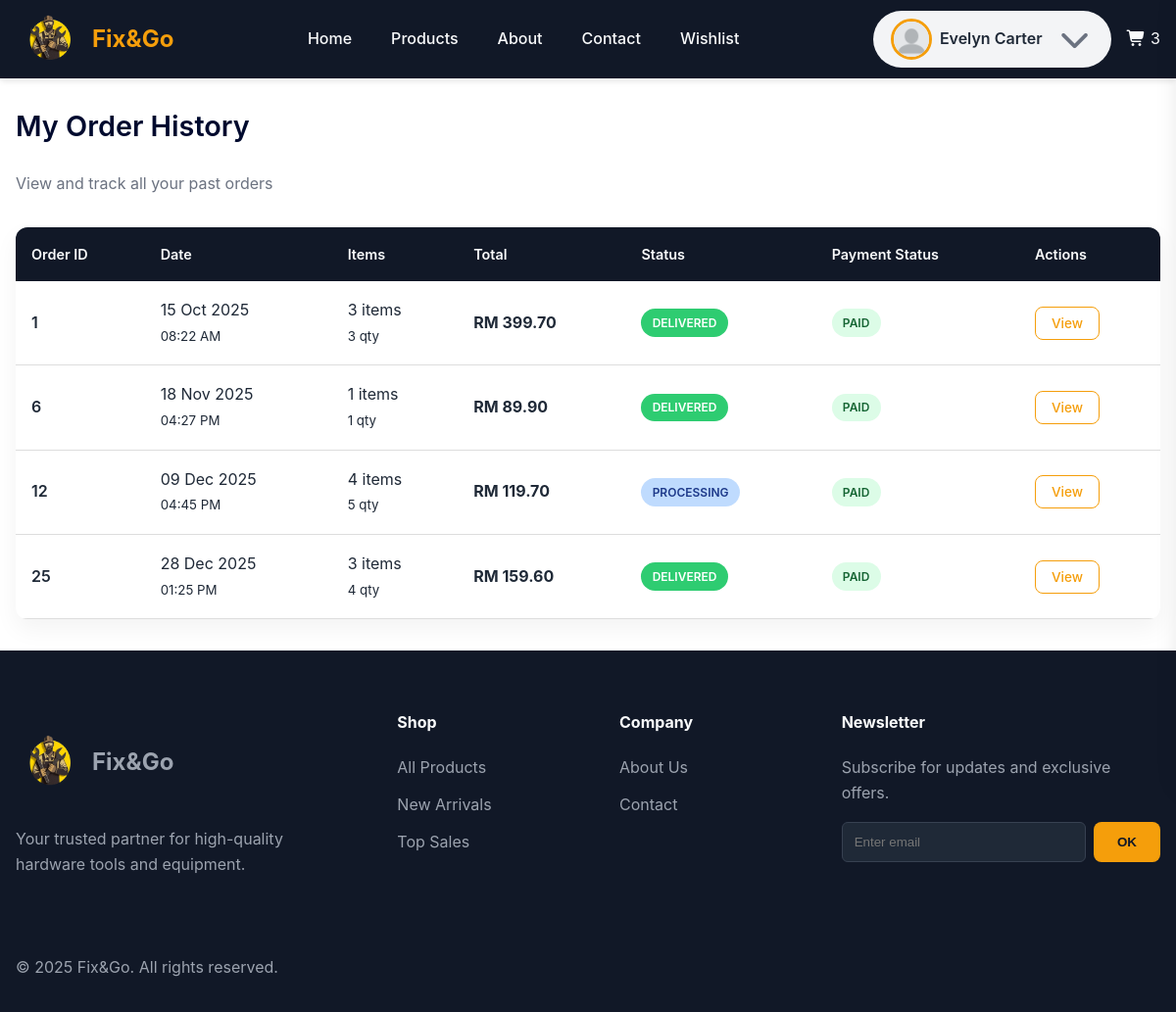
The page /pages/order/member-order-history.php (signed in) on the database as committed earlier.
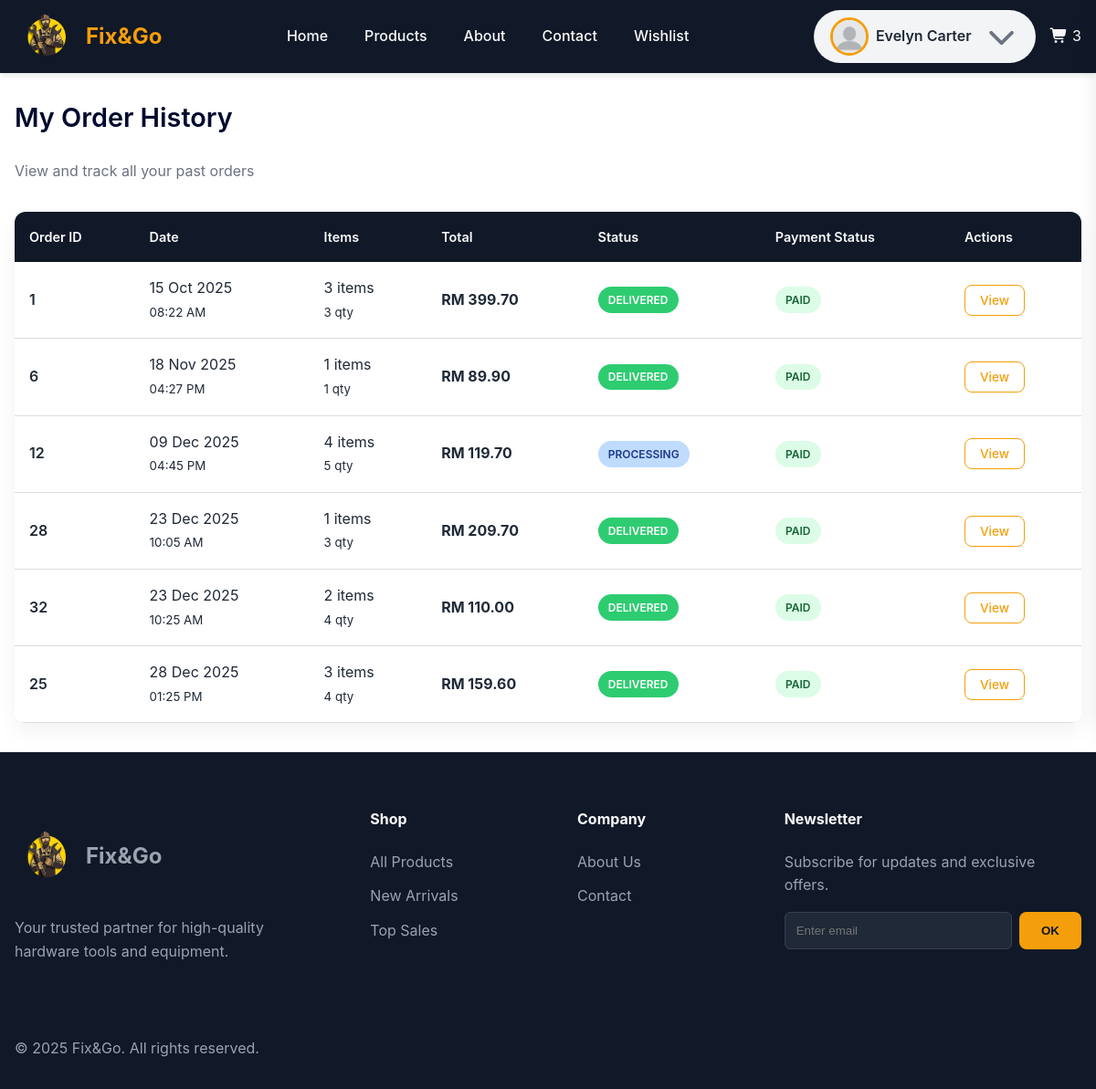
The same page on the database as committed later.
### tables this page shows
CREATE TABLE `orders` (
    `order_id` int(11) NOT NULL,
    `user_id` varchar(12) DEFAULT NULL,
    `order_at` timestamp NOT NULL DEFAULT current_timestamp(),
    `deliver_at` date DEFAULT NULL,
    `payment_status` enum(
        'Pending',
        'Paid',
        'Failed',
        'Refunded',
        'Redeemed'
    ) NOT NULL,
    `status` enum(
        'Pending',
        'Processing',
        'Shipping',
        'Delivered',
        'Cancelled'
    ) NOT NULL,
    `total_price` decimal(10, 2) NOT NULL,
    `utilize_point` tinyint(1) NOT NULL DEFAULT 0,
    `address_id` int(11) NOT NULL
);

### _base.php (called while the page is built, shortened)
<?php
$rootDir = 'http://' . $_SERVER['HTTP_HOST'];
$pathPrefix = (strpos($_SERVER['SCRIPT_NAME'], '/FixAndGo_Web') === 0) ? '/FixAndGo_Web' : '';
function homePageURL()
{
    global $rootDir;
    $homelink = $rootDir . "/index.php";
    if (temp('USER_ROLE') === 'Member') {
        $homelink = $rootDir . '/pages/member/memberHome.php';
    }
    return $homelink;
}
function temp($key, $value = null)
{
    if ($value !== null) {
        $_SESSION["temp_$key"] = $value;
    } else {
        $value = $_SESSION["temp_$key"] ?? null;
        return $value;
    }
}
$host = 'localhost';
$username = 'root';
$password = '';
$dbname = 'fixandgo_db';
try {
    $_db = new PDO("mysql:host=$host;dbname=$dbname", $username, $password, [
        PDO::ATTR_DEFAULT_FETCH_MODE => PDO::FETCH_OBJ,
        PDO::ATTR_EMULATE_PREPARES   => false,
    ]);
} catch (PDOException $err) {
    die("Connection failed: " . $err->getMessage());
}
function getUserProfilePicture($userId)
{
    global $_db;
    global $pathPrefix;
    $defaultPath = $pathPrefix . "/images/profile/default_profile_picture.webp";
    try {
        $stmt = $_db->prepare("SELECT file_path FROM profilepicture WHERE user_id = ?");
        $stmt->execute([$userId]);
        $result = $stmt->fetch();
        if ($result && isset($result->file_path) && !empty($result->file_path)) {
            $filePath = $result->file_path;
            if (substr($filePath, 0, 1) !== '/') {
                $filePath = '/' . $filePath;
            }
            return $filePath;
        }
    } catch (Exception $e) {
        error_log("Profile picture error for user $userId: " . $e->getMessage());
    }
    return $defaultPath;
}

### config/authorization.php (called while the page is built, shortened)
<?php
function enforce_authorization(): void
{
    global $rootDir, $pathPrefix;
    $role = temp('USER_ROLE') ?? 'Guest';
    $pathPrefix = $pathPrefix ?? '';
    if ($role === 'Member') {
        return;
    }
    exit();
}

### DAO/order-dao.php (called while the page is built, shortened)
<?php
function getMemberOrderHistory($id)
{
    global $_db;
    try {
        $sql = "SELECT
                    o.order_id,
                    DATE_FORMAT(o.order_at, '%d %b %Y') AS order_date,
                    DATE_FORMAT(o.order_at, '%h:%i %p') AS order_time,
                    o.total_price,
                    o.payment_status,
                    o.status,
                    MAX(p.payment_method) AS payment_method,
                    COUNT(DISTINCT oi.product_id) AS total_items,
                    SUM(oi.qty) AS total_quantity
                FROM orders o
                LEFT JOIN orderitem oi ON o.order_id = oi.order_id
                LEFT JOIN payment p ON o.order_id = p.order_id
                LEFT JOIN address a ON o.address_id = a.address_id
                WHERE o.user_id = ?
                GROUP BY o.order_id
                ORDER BY o.order_at ASC";
        $stmt = $_db->prepare($sql);
        $stmt->execute([$id]);
        return $stmt->fetchAll(PDO::FETCH_OBJ);
    } catch (PDOException $e) {
        error_log("Get Member Order History Error: " . $e->getMessage());
        return false;
    }
}

### controller/order-controller.php (called while the page is built, shortened)
<?php
require_once  __DIR__ . '/../_base.php';
require __DIR__ . '/../DAO/order-dao.php';
function getOrderHistoryMember($id)
{
    return getMemberOrderHistory($id);
}

### pages/order/member-order-history.php (the view, shortened to what this page needs)
<?php
require "../../_base.php";
include  "../../_head.php";
require '../../controller/order-controller.php';
$user_id = temp('USER_ID');
$orders = getOrderHistoryMember($user_id);
?>
<link rel="stylesheet" href="../../css/msg.css">
<link rel="stylesheet" href="../../css/member-order-history.css">
<main class="main-container member-orders">
    <div class="page-header">
        <h1 class="page-title">My Order History</h1>
        <p class="page-subtitle">View and track all your past orders</p>
    </div>
    <div class="table-container">
        <table class="orders-table">
            <thead>
                <tr>
                    <th>Order ID</th>
                    <th>Date</th>
                    <th>Items</th>
                    <th>Total</th>
                    <th>Status</th>
                    <th>Payment Status</th>
                    <th>Actions</th>
                </tr>
            </thead>
            <tbody>
                <?php if (!empty($orders) && is_array($orders)): ?>
                    <?php foreach ($orders as $order): ?>
                        <tr class="order-row">
                            <td class="order-id">
                                <?= htmlspecialchars($order->order_id) ?>
                            </td>
                            <td>
                                <?= htmlspecialchars($order->order_date) ?><br>
                                <small><?= htmlspecialchars($order->order_time) ?></small>
                            </td>
                            <td>
                                <?= (int)$order->total_items ?> items<br>
                                <small><?= (int)$order->total_quantity ?> qty</small>
                            </td>
                            <td class="price-total">
                                RM <?= number_format($order->total_price, 2) ?>
                            </td>
                            <td>
                                <span class="status <?= strtolower($order->status) ?>">
                                    <?= htmlspecialchars($order->status) ?>
                                </span>
                            </td>
                            <td>
                                <span class="status <?= strtolower($order->payment_status) ?>">
                                    <?= htmlspecialchars($order->payment_status) ?>
                                </span>
                            </td>
                            <td class="actions">
                                <a href="member-order-detail.php?id=<?= $order->order_id ?>"
                                    class="btn-view">View</a>
                            </td>
                        </tr>
                    <?php endforeach; ?>
                <?php endif; ?>
            </tbody>
        </table>
    </div>
</main>
<?php include '../../_foot.php'; ?>

### _head.php (shortened to what this page needs)
<?php
require_once __DIR__ . '/config/authorization.php';
?>
<!DOCTYPE html>
<html lang="en">
<head>
    <link rel="stylesheet" href="<?= $rootDir ?>/css/style.css">
    <link rel="stylesheet" href="<?= $rootDir ?>/css/responsive.css">
    <link rel="stylesheet" href="https://cdnjs.cloudflare.com/ajax/libs/font-awesome/7.0.1/css/all.min.css">
</head>
<body>
    <header>
        <div class="container flex justify-between">
            <a href="<?= homePageURL() ?>" class="logo" data-link="home">
                <img src="<?= $rootDir ?>/images/logo.png" alt="Logo" style="width: 70px; height: 90px;" />
                Fix&Go
            </a>
            <nav class="desktop-nav">
                <ul class="flex">
                    <li><a href="<?= homePageURL() ?>">Home</a></li>
                    <li><a href="<?= $rootDir ?>/pages/product/product-list.php">Products</a></li>
                    <li><a href="<?= $rootDir ?>/pages/guest/aboutUs.php">About</a></li>
                    <li><a href="<?= $rootDir ?>/pages/guest/contactUs.php">Contact</a></li>
                    <?php if (temp('USER_ID') && temp('USER_ID') !== 'Guest' && temp('USER_ROLE') === 'Member'): ?>
                        <li><a href="<?= $rootDir ?>/pages/member/wishlist.php">Wishlist</a></li>
                    <?php endif; ?>
                </ul>
            </nav>
            <div class="profile-wrapper">
                <?php if (temp('USER_ID')): ?>
                    <div class="profile-icon logged-in" id="profileIcon">
                        <img src="<?= $rootDir . getUserProfilePicture(temp('USER_ID')) ?>"
                            alt="Profile"
                            class="profile-picture" />
                        <span class="username"><?= htmlspecialchars(temp('USER_NAME') ?? 'User') ?></span>
                        <i class="fa-solid fa-chevron-down dropdown-arrow"></i>
                    </div>
                <?php endif; ?>
                <?php
                $current_page = basename($_SERVER['PHP_SELF']);
                $is_cart_page = ($current_page === 'cart.php');
                ?>
                <?php if (!$is_cart_page): ?>
                    <div class="cart-icon <?= $userRole ?>" id="cartIcon">
                        <i class="fa-solid fa-cart-shopping"></i>
                        <span class="cart-count" id="cartCount" data-count="<?= (int)$cart_count ?>">0</span>
                    </div>
                <?php endif; ?>
            </div>
    </header>
</body>

### _foot.php
<footer>
    <div class="container">
        <div class="footer-grid">
            <div class="footer-col">
                <a href="#" class="logo" style="margin-bottom: 1rem; display: flex;">
                    <img src="<?= $rootDir ?>/images/logo.png" alt="Logo" style="width: 70px; height: 100px;" />
                    Fix&Go
                </a>
                <p>Your trusted partner for high-quality hardware tools and equipment.</p>
            </div>
            <div class="footer-col">
                <h4>Shop</h4>
                <ul>
                    <li><a href="<?= $rootDir ?>/pages/product/product-list.php">All Products</a></li>
                    <li><a href="<?= $rootDir ?>/pages/guest/new_arrival.php">New Arrivals</a></li>
                    <li><a href="<?= $rootDir ?>/pages/guest/top-sales.php">Top Sales</a></li>
                </ul>
            </div>
            <div class="footer-col">
                <h4>Company</h4>
                <ul>
                    <li><a href="<?= $rootDir ?>/pages/guest/aboutUs.php">About Us</a></li>
                    <li><a href="<?= $rootDir ?>/pages/guest/contactUs.php">Contact</a></li>
                </ul>
            </div>
            <div class="footer-col">
                <h4>Newsletter</h4>
                <p>Subscribe for updates and exclusive offers.</p>
                <form class="newsletter-form" onsubmit="event.preventDefault(); alert('Subscribed!');">
                    <input type="email" placeholder="Enter email" required>
                    <button type="submit" class="btn btn-primary">OK</button>
                </form>
            </div>
        </div>
        <div class="copyright">
            &copy; 2025 Fix&Go. All rights reserved.
        </div>
    </div>
</footer>

### css/style.css (style rules this page uses)
:root { --primary-color: #f59e0b; --primary-hover: #d97706; --primary-dark: #000a2e; --bg-dark: #111827; --bg-card: #f3f4f6; --text-light: #f9fafb; --text-color: #1f2937; --text-muted: #6b7280; --border-color: #ddd; --error-color: #e74c3c; --success-color: #2ecc71; --spacing-unit: 1rem; --container-width: 1500px; --header-height: 80px; }
* { box-sizing: border-box; margin: 0; padding: 0; }
body { font-family: "Inter", -apple-system, BlinkMacSystemFont, "Segoe UI", Roboto, Oxygen, Ubuntu, Cantarell, "Open Sans", "Helvetica Neue", sans-serif; line-height: 1.6; color: var(--text-dark); background-color: #ffffff; }
.container { max-width: var(--container-width); margin: 0 auto; padding: 0 var(--spacing-unit); }
.flex { display: flex; align-items: center; }
.justify-between { justify-content: space-between; }
h1, h2, h3, h4 { line-height: 1.2; margin-bottom: 1rem; }
h1 { font-size: 3.5rem; font-weight: 800; }
p { margin-bottom: 1rem; }
.btn { display: inline-block; padding: 0.75rem 1.5rem; border-radius: 0.5rem; font-weight: 600; text-decoration: none; transition: all 0.3s ease; cursor: pointer; border: none; }
.btn-primary { background-color: var(--primary-color); color: var(--bg-dark); }
header { background-color: #111827; color: #f9fafb; height: var(--header-height); position: sticky; top: 0; z-index: 1000; box-shadow: 0 4px 6px -1px rgba(0, 0, 0, 0.1); }
header .container { height: 100%; }
.logo { font-size: 1.5rem; font-weight: 700; color: var(--primary-color); text-decoration: none; display: flex; align-items: center; gap: 0.5rem; }
.desktop-nav ul { gap: 2.5rem; list-style: none; }
.desktop-nav a { color: #f9fafb; text-decoration: none; font-weight: 500; transition: color 0.3s; }
footer { background-color: #111827; color: #9ca3af; padding: 4rem 0 2rem; }
.footer-grid { display: grid; grid-template-columns: 2fr 1fr 1fr 2fr; gap: 4rem; margin-bottom: 4rem; }
.footer-col h4 { color: #f9fafb; margin-bottom: 1.5rem; }
.footer-col ul { list-style: none; }
.footer-col li { margin-bottom: 0.75rem; }
.footer-col a { color: #9ca3af; text-decoration: none; transition: color 0.2s; }
.newsletter-form { display: flex; gap: 0.5rem; }
.newsletter-form input { flex: 1; padding: 0.75rem; border-radius: 0.375rem; border: 1px solid #374151; background-color: #1f2937; color: #f9fafb; }
.profile-wrapper { position: relative; display: flex; align-items: center; justify-content: space-between; width: auto; gap: 1rem; }
.profile-icon { display: flex; align-items: center; gap: 8px; padding: 0.35rem 1rem; background: var(--bg-card); border: 2px solid transparent; border-radius: 50px; cursor: pointer; font-weight: 600; color: var(--text-color); transition: all 0.3s ease; white-space: nowrap; }
.profile-picture { width: 42px; height: 42px; border-radius: 50%; object-fit: cover; border: 3px solid var(--primary-color); }
.profile-icon i { font-size: 1.9rem; color: var(--text-muted); }
.username { max-width: 110px; overflow: hidden; text-overflow: ellipsis; }
.dropdown-arrow { font-size: 0.8rem; margin-left: 6px; transition: transform 0.3s ease; color: var(--text-muted); }

Rows that differ between the two databases and show on the page:
added orders: order_id "28", order_date "23 Dec 2025", order_time "10:05 AM", total_items "1", total_quantity "3", total_price "209.70", status "DELIVERED", payment_status "PAID"
added orders: order_id "32", order_date "23 Dec 2025", order_time "10:25 AM", total_items "2", total_quantity "4", total_price "110.00", status "DELIVERED", payment_status "PAID"
